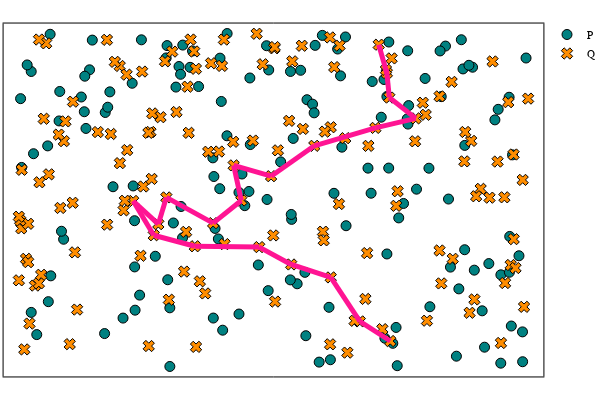

Here is the notebook cell this chart was saved with:
### Code cell
# plot
plot_cycle_square_torus(P_2d, Q_2d, cycle = cycle_W_QP, cycle_loc = "Q")

### Figure 1 — Plotly figure (JSON) as saved in the notebook; plotly's stock layout.template omitted (floating-point values rounded to 4 significant figures; data arrays with more than 128 entries replaced by an {"elided": "..."} marker saying what was removed)
{"data": [{"colorbar": {"title": ""}, "legendgroup": "P", "marker": {"color": "rgba(0, 129, 129, 1.000)", "line": {"color": "rgba(0, 0, 0, 1.000)", "width": 1}, "size": 10, "symbol": "circle"}, "mode": "markers", "name": "P", "showlegend": true, "type": "scatter", "x": {"elided": "150 float values"}, "xaxis": "x1", "y": {"elided": "150 float values"}, "yaxis": "y1", "zmax": null, "zmin": null}, {"colorbar": {"title": ""}, "legendgroup": "Q", "marker": {"color": "rgba(255, 141, 0, 1.000)", "line": {"color": "rgba(0, 0, 0, 1.000)", "width": 1}, "size": 10, "symbol": "x"}, "mode": "markers", "name": "Q", "showlegend": true, "type": "scatter", "x": {"elided": "150 float values"}, "xaxis": "x1", "y": {"elided": "150 float values"}, "yaxis": "y1", "zmax": null, "zmin": null}, {"colorbar": {"title": ""}, "legendgroup": "", "line": {"color": "rgba(255, 20, 147, 1.000)", "dash": "solid", "shape": "linear", "width": 5}, "mode": "lines", "name": "", "showlegend": false, "type": "scatter", "x": [4.471, 4.501], "xaxis": "x1", "y": [5.477, 5.021], "yaxis": "y1", "zmax": null, "zmin": null}, {"colorbar": {"title": ""}, "legendgroup": "", "line": {"color": "rgba(255, 20, 147, 1.000)", "dash": "solid", "shape": "linear", "width": 5}, "mode": "lines", "name": "", "showlegend": false, "type": "scatter", "x": [4.821, 4.501], "xaxis": "x1", "y": [4.634, 5.021], "yaxis": "y1", "zmax": null, "zmin": null}, {"colorbar": {"title": ""}, "legendgroup": "", "line": {"color": "rgba(255, 20, 147, 1.000)", "dash": "solid", "shape": "linear", "width": 5}, "mode": "lines", "name": "", "showlegend": false, "type": "scatter", "x": [4.471, 4.46], "xaxis": "x1", "y": [5.477, 5.536], "yaxis": "y1", "zmax": null, "zmin": null}, {"colorbar": {"title": ""}, "legendgroup": "", "line": {"color": "rgba(255, 20, 147, 1.000)", "dash": "solid", "shape": "linear", "width": 5}, "mode": "lines", "name": "", "showlegend": false, "type": "scatter", "x": [4.332, 3.592], "xaxis": "x1", "y": [4.457, 4.124], "yaxis": "y1", "zmax": null, "zmin": null}, {"colorbar": {"title": ""}, "legendgroup": "", "line": {"color": "rgba(255, 20, 147, 1.000)", "dash": "solid", "shape": "linear", "width": 5}, "mode": "lines", "name": "", "showlegend": false, "type": "scatter", "x": [2.614, 2.707], "xaxis": "x1", "y": [3.761, 3.109], "yaxis": "y1", "zmax": null, "zmin": null}, {"colorbar": {"title": ""}, "legendgroup": "", "line": {"color": "rgba(255, 20, 147, 1.000)", "dash": "solid", "shape": "linear", "width": 5}, "mode": "lines", "name": "", "showlegend": false, "type": "scatter", "x": [1.798, 1.701], "xaxis": "x1", "y": [3.166, 2.669], "yaxis": "y1", "zmax": null, "zmin": null}, {"colorbar": {"title": ""}, "legendgroup": "", "line": {"color": "rgba(255, 20, 147, 1.000)", "dash": "solid", "shape": "linear", "width": 5}, "mode": "lines", "name": "", "showlegend": false, "type": "scatter", "x": [1.396, 1.701], "xaxis": "x1", "y": [3.1, 2.669], "yaxis": "y1", "zmax": null, "zmin": null}, {"colorbar": {"title": ""}, "legendgroup": "", "line": {"color": "rgba(255, 20, 147, 1.000)", "dash": "solid", "shape": "linear", "width": 5}, "mode": "lines", "name": "", "showlegend": false, "type": "scatter", "x": [2.924, 3.311], "xaxis": "x1", "y": [2.243, 1.92], "yaxis": "y1", "zmax": null, "zmin": null}, {"colorbar": {"title": ""}, "legendgroup": "", "line": {"color": "rgba(255, 20, 147, 1.000)", "dash": "solid", "shape": "linear", "width": 5}, "mode": "lines", "name": "", "showlegend": false, "type": "scatter", "x": [1.396, 1.646], "xaxis": "x1", "y": [3.1, 2.463], "yaxis": "y1", "zmax": null, "zmin": null}, {"colorbar": {"title": ""}, "legendgroup": "", "line": {"color": "rgba(255, 20, 147, 1.000)", "dash": "solid", "shape": "linear", "width": 5}, "mode": "lines", "name": "", "showlegend": false, "type": "scatter", "x": [2.144, 1.646], "xaxis": "x1", "y": [2.258, 2.463], "yaxis": "y1", "zmax": null, "zmin": null}, {"colorbar": {"title": ""}, "legendgroup": "", "line": {"color": "rgba(255, 20, 147, 1.000)", "dash": "solid", "shape": "linear", "width": 5}, "mode": "lines", "name": "", "showlegend": false, "type": "scatter", "x": [2.924, 2.144], "xaxis": "x1", "y": [2.243, 2.258], "yaxis": "y1", "zmax": null, "zmin": null}, {"colorbar": {"title": ""}, "legendgroup": "", "line": {"color": "rgba(255, 20, 147, 1.000)", "dash": "solid", "shape": "linear", "width": 5}, "mode": "lines", "name": "", "showlegend": false, "type": "scatter", "x": [4.471, 4.372], "xaxis": "x1", "y": [5.477, 6.003], "yaxis": "y1", "zmax": null, "zmin": null}, {"colorbar": {"title": ""}, "legendgroup": "", "line": {"color": "rgba(255, 20, 147, 1.000)", "dash": "solid", "shape": "linear", "width": 5}, "mode": "lines", "name": "", "showlegend": false, "type": "scatter", "x": [2.614, 3.068], "xaxis": "x1", "y": [3.761, 3.56], "yaxis": "y1", "zmax": null, "zmin": null}, {"colorbar": {"title": ""}, "legendgroup": "", "line": {"color": "rgba(255, 20, 147, 1.000)", "dash": "solid", "shape": "linear", "width": 5}, "mode": "lines", "name": "", "showlegend": false, "type": "scatter", "x": [3.592, 3.068], "xaxis": "x1", "y": [4.124, 3.56], "yaxis": "y1", "zmax": null, "zmin": null}, {"colorbar": {"title": ""}, "legendgroup": "", "line": {"color": "rgba(255, 20, 147, 1.000)", "dash": "solid", "shape": "linear", "width": 5}, "mode": "lines", "name": "", "showlegend": false, "type": "scatter", "x": [4.471, 4.46], "xaxis": "x1", "y": [5.477, 5.536], "yaxis": "y1", "zmax": null, "zmin": null}, {"colorbar": {"title": ""}, "legendgroup": "", "line": {"color": "rgba(255, 20, 147, 1.000)", "dash": "solid", "shape": "linear", "width": 5}, "mode": "lines", "name": "", "showlegend": false, "type": "scatter", "x": [1.798, 2.366], "xaxis": "x1", "y": [3.166, 2.688], "yaxis": "y1", "zmax": null, "zmin": null}, {"colorbar": {"title": ""}, "legendgroup": "", "line": {"color": "rgba(255, 20, 147, 1.000)", "dash": "solid", "shape": "linear", "width": 5}, "mode": "lines", "name": "", "showlegend": false, "type": "scatter", "x": [2.707, 2.366], "xaxis": "x1", "y": [3.109, 2.688], "yaxis": "y1", "zmax": null, "zmin": null}, {"colorbar": {"title": ""}, "legendgroup": "", "line": {"color": "rgba(255, 20, 147, 1.000)", "dash": "solid", "shape": "linear", "width": 5}, "mode": "lines", "name": "", "showlegend": false, "type": "scatter", "x": [4.144, 4.513], "xaxis": "x1", "y": [0.8623, 0.4978], "yaxis": "y1", "zmax": null, "zmin": null}, {"colorbar": {"title": ""}, "legendgroup": "", "line": {"color": "rgba(255, 20, 147, 1.000)", "dash": "solid", "shape": "linear", "width": 5}, "mode": "lines", "name": "", "showlegend": false, "type": "scatter", "x": [4.821, 4.332], "xaxis": "x1", "y": [4.634, 4.457], "yaxis": "y1", "zmax": null, "zmin": null}, {"colorbar": {"title": ""}, "legendgroup": "", "line": {"color": "rgba(255, 20, 147, 1.000)", "dash": "solid", "shape": "linear", "width": 5}, "mode": "lines", "name": "", "showlegend": false, "type": "scatter", "x": [3.311, 3.791], "xaxis": "x1", "y": [1.92, 1.679], "yaxis": "y1", "zmax": null, "zmin": null}, {"colorbar": {"title": ""}, "legendgroup": "", "line": {"color": "rgba(255, 20, 147, 1.000)", "dash": "solid", "shape": "linear", "width": 5}, "mode": "lines", "name": "", "showlegend": false, "type": "scatter", "x": [4.144, 3.791], "xaxis": "x1", "y": [0.8623, 1.679], "yaxis": "y1", "zmax": null, "zmin": null}], "layout": {"annotations": [], "height": 400, "legend": {"bgcolor": "rgba(255, 255, 255, 1.000)", "bordercolor": "rgba(0, 0, 0, 1.000)", "font": {"color": "rgba(0, 0, 0, 1.000)", "family": "sans-serif", "size": 11}, "tracegroupgap": 0, "x": 1, "y": 1}, "margin": {"b": 20, "l": 0, "r": 0, "t": 20}, "paper_bgcolor": "rgba(255, 255, 255, 1.000)", "plot_bgcolor": "rgba(255, 255, 255, 1.000)", "showlegend": true, "width": 600, "xaxis": {"anchor": "y1", "domain": [0.006562, 0.9934], "gridcolor": "rgba(0, 0, 0, 0.100)", "gridwidth": 0.5, "linecolor": "rgba(0, 0, 0, 1.000)", "mirror": true, "range": [-0.1745, 6.369], "showgrid": true, "showline": true, "showticklabels": true, "tickangle": 0, "tickcolor": "rgb(0, 0, 0)", "tickfont": {"color": "rgba(0, 0, 0, 1.000)", "family": "sans-serif", "size": 11}, "tickmode": "array", "ticks": "inside", "ticktext": [], "tickvals": [], "title": "", "titlefont": {"color": "rgba(0, 0, 0, 1.000)", "family": "sans-serif", "size": 15}, "type": "-", "visible": true, "zeroline": false, "zerolinecolor": "rgba(0, 0, 0, 1.000)"}, "yaxis": {"anchor": "x1", "domain": [0.009843, 0.9902], "gridcolor": "rgba(0, 0, 0, 0.100)", "gridwidth": 0.5, "linecolor": "rgba(0, 0, 0, 1.000)", "mirror": true, "range": [-0.1605, 6.396], "showgrid": true, "showline": true, "showticklabels": true, "tickangle": 0, "tickcolor": "rgb(0, 0, 0)", "tickfont": {"color": "rgba(0, 0, 0, 1.000)", "family": "sans-serif", "size": 11}, "tickmode": "array", "ticks": "inside", "ticktext": [], "tickvals": [], "title": "", "titlefont": {"color": "rgba(0, 0, 0, 1.000)", "family": "sans-serif", "size": 15}, "type": "-", "visible": true, "zeroline": false, "zerolinecolor": "rgba(0, 0, 0, 1.000)"}}}
